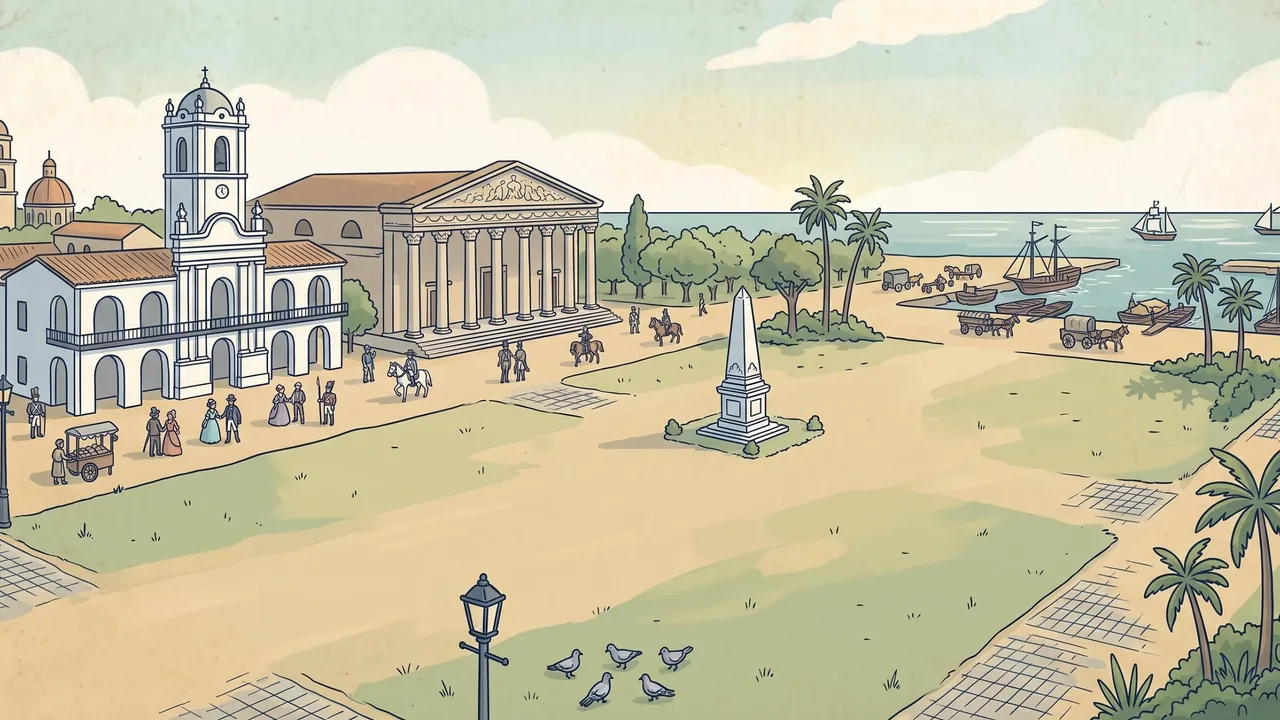
#> input picture assets/escena_baires.webp, 1280 x 720 px
$ python -i trazar.py   (imports and definitions only)
#> lines starting #> are read from the running program, lines starting #| are printed output that depends on the picture
#> `sheet = Image.new('RGB', (1280*3, 720))`: sheet: PIL image 3840x720 RGB; every value is 0
import numpy as np, json
from PIL import Image, ImageDraw, ImageFont, ImageFilter
from scipy import ndimage as ndi

W, H = 1280, 720
# [1 line not run here, left out]
ESC = ['yapeyu','santafe','norte','sierras','mendoza','uspallata','cruce','baires']
# [1 line that did not run here, left out]

def cost_map(path):
#> called with path = '../assets/escena_baires.webp'
    im = Image.open(path).convert('RGB').resize((W//2, H//2), Image.LANCZOS)
    a = np.asarray(im).astype(float)
    g = a.mean(axis=2)
    g = ndi.gaussian_filter(g, 1.4)
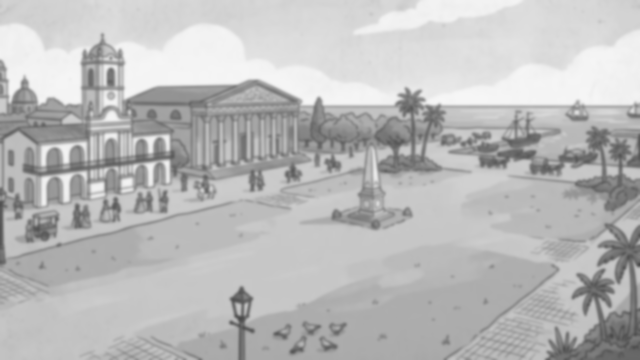
#> g: shape (360, 640) float64; min 73.13, max 246.7, mean 186.8
    gx = ndi.sobel(g, axis=1); gy = ndi.sobel(g, axis=0)
#> after `gx = ndi.sobel(g, axis=1)`:
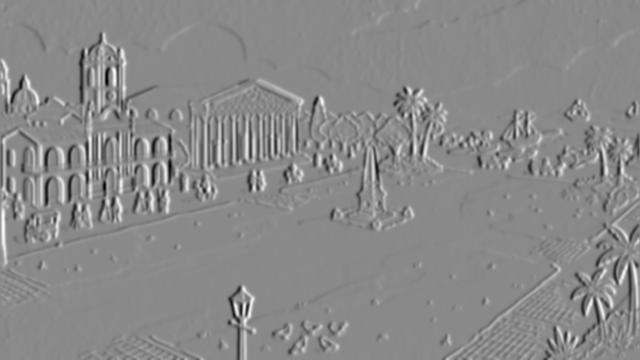
#> gx: shape (360, 640) float64; min -293.6, max 249.9, mean 0; drawn with min black and max white
#> after `gy = ndi.sobel(g, axis=0)`:
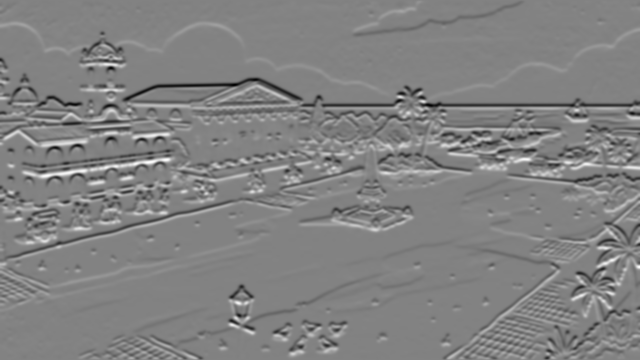
#> gy: shape (360, 640) float64; min -277.3, max 264.4, mean -1.2; drawn with min black and max white
    mag = np.hypot(gx, gy)
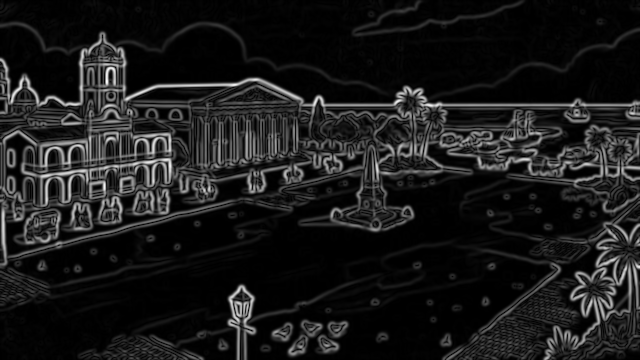
#> mag: shape (360, 640) float64; min 0, max 293.6, mean 31.1; drawn with min black and max white
    std = sum(np.sqrt(np.maximum(ndi.uniform_filter(a[..., c]**2, 9) - ndi.uniform_filter(a[..., c], 9)**2, 0)) for c in range(3))
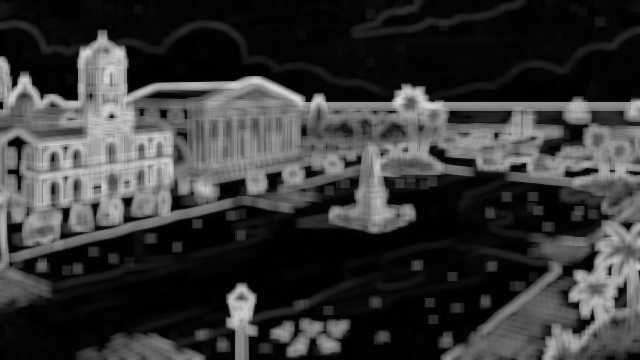
#> std: shape (360, 640) float64; min 0, max 223.9, mean 55.3
    C = mag / np.percentile(mag, 95) + 0.6 * std / np.percentile(std, 95)
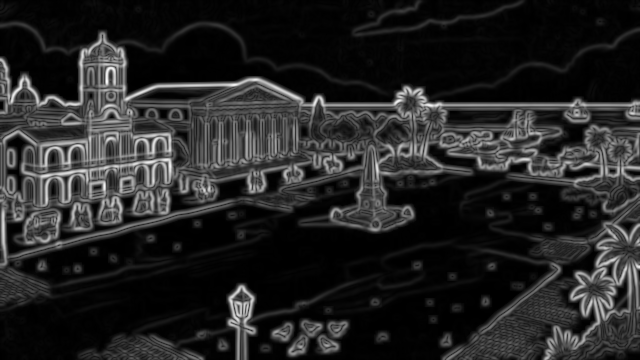
#> C: shape (360, 640) float64; min 0, max 2.97, mean 0.436; drawn with min black and max white
    C = ndi.gaussian_filter(C, 5)
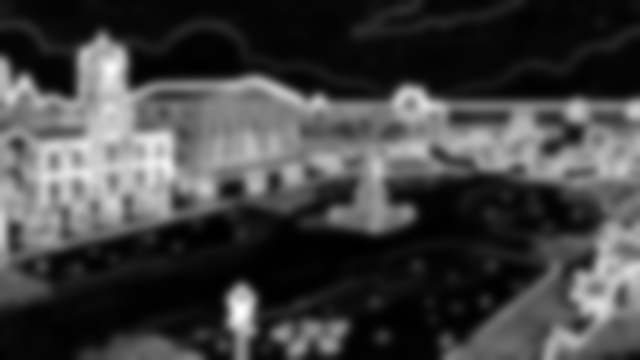
#> C: shape (360, 640) float64; min 0.00108, max 1.67, mean 0.436; drawn with min black and max white
    return C

# [20 lines left out: function dp_path, not called in this run]

def smooth(y, k=21):
    pad = np.pad(y, (k//2, k//2), mode='edge')
    return np.convolve(pad, np.ones(k)/k, mode='valid')

# [27 lines left out: functions resample, row, not called in this run]

OVR = {'mendoza': {'A': (380, 1220), 'B': (340, 1220)}, 'uspallata': {'A': (480, 1230)}, 'sierras': {'A': (310, 1220)}}
layout = {}
# [16 lines not run here, left out]

# vistas previas con zonas de HUD
try: font = ImageFont.truetype('/usr/share/fonts/truetype/dejavu/DejaVuSans-Bold.ttf', 26)
except Exception: font = ImageFont.load_default()
# [14 lines left out: function render, not called in this run]
sheet = Image.new('RGB', (1280*3, 720))
# [9 lines not run here, left out]

>>> result = cost_map('../assets/escena_baires.webp')

$ run again, on assets/escena_santafe.webp
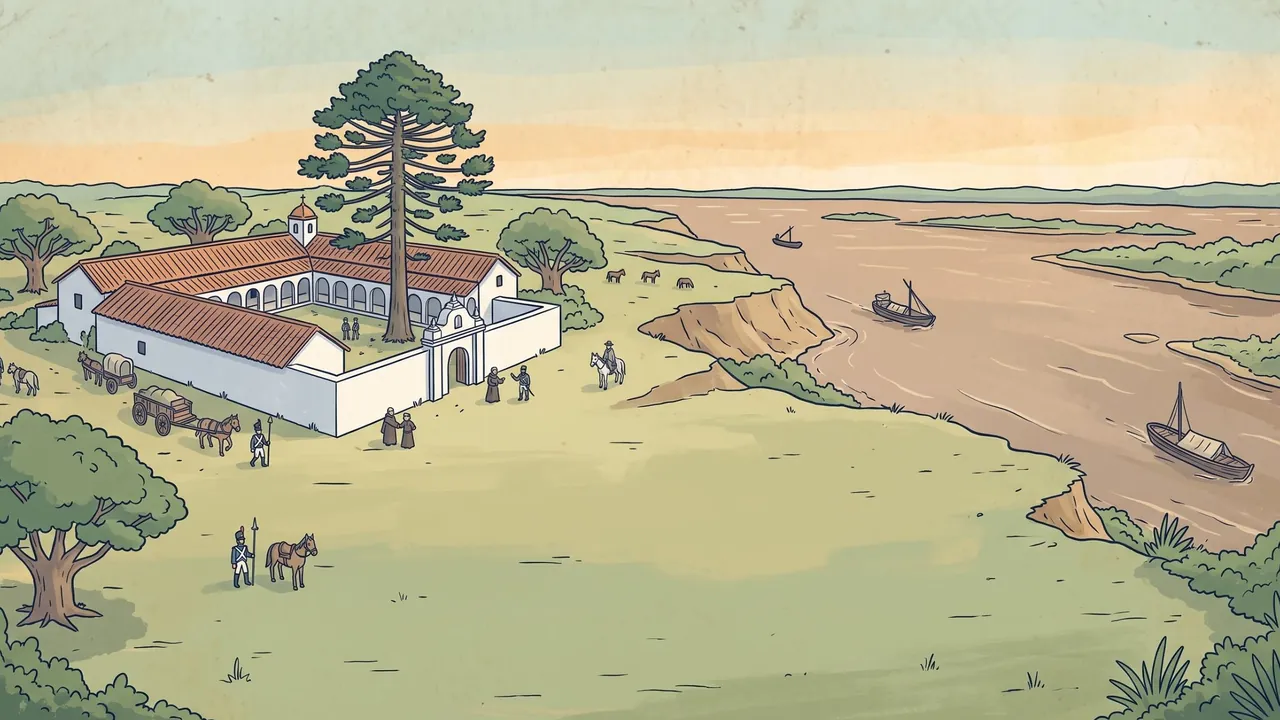
#> input picture assets/escena_santafe.webp, 1280 x 720 px
#> sheet: PIL image 3840x720 RGB; every value is 0
#> in cost_map, `gy = ndi.sobel(g, axis=0)`:
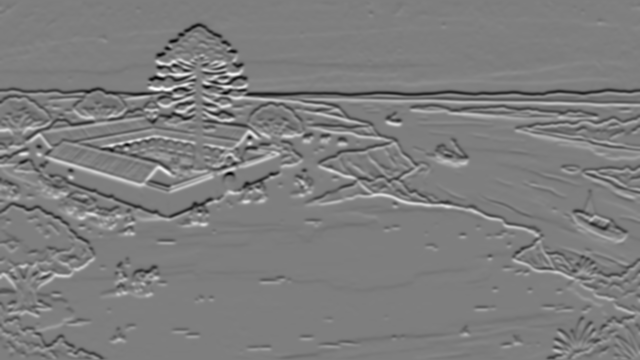
#> gy: shape (360, 640) float64; min -265.8, max 269.3, mean -1.4; drawn with min black and max white
#> in cost_map, `C = ndi.gaussian_filter(C, 5)`:
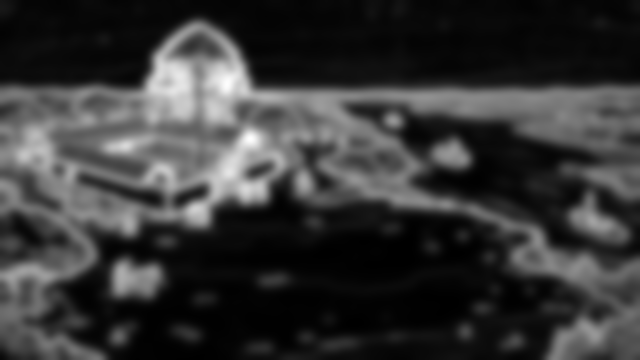
#> C: shape (360, 640) float64; min 0.000166, max 1.9, mean 0.411; drawn with min black and max white

$ run again, on assets/escena_uspallata.webp
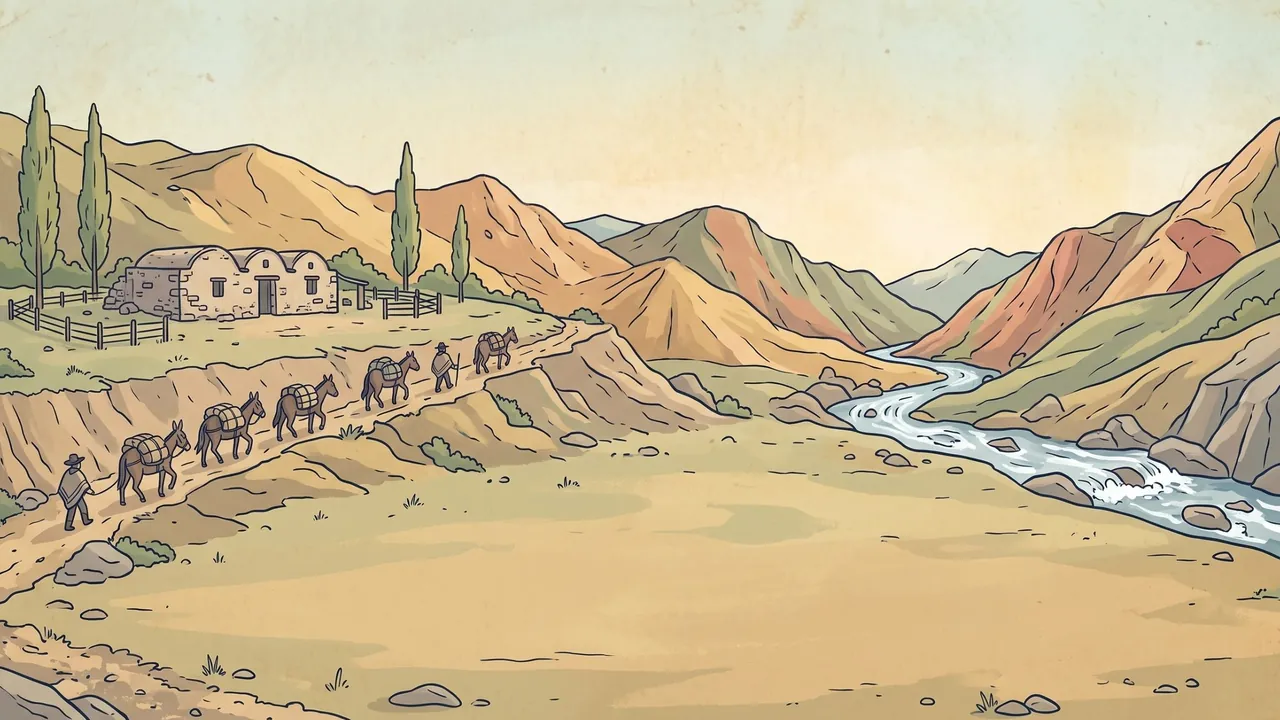
#> input picture assets/escena_uspallata.webp, 1280 x 720 px
#> sheet: PIL image 3840x720 RGB; every value is 0
#> in cost_map, `C = ndi.gaussian_filter(C, 5)`:
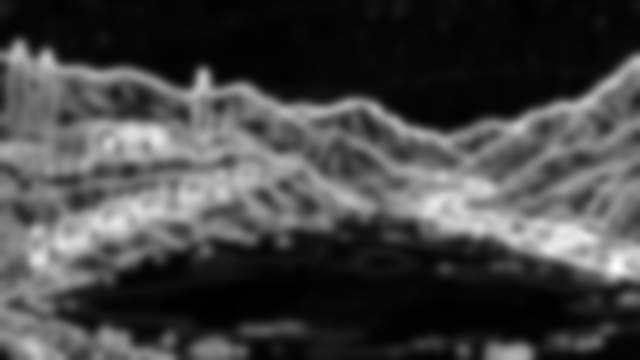
#> C: shape (360, 640) float64; min 0.00362, max 1.7, mean 0.46; drawn with min black and max white
